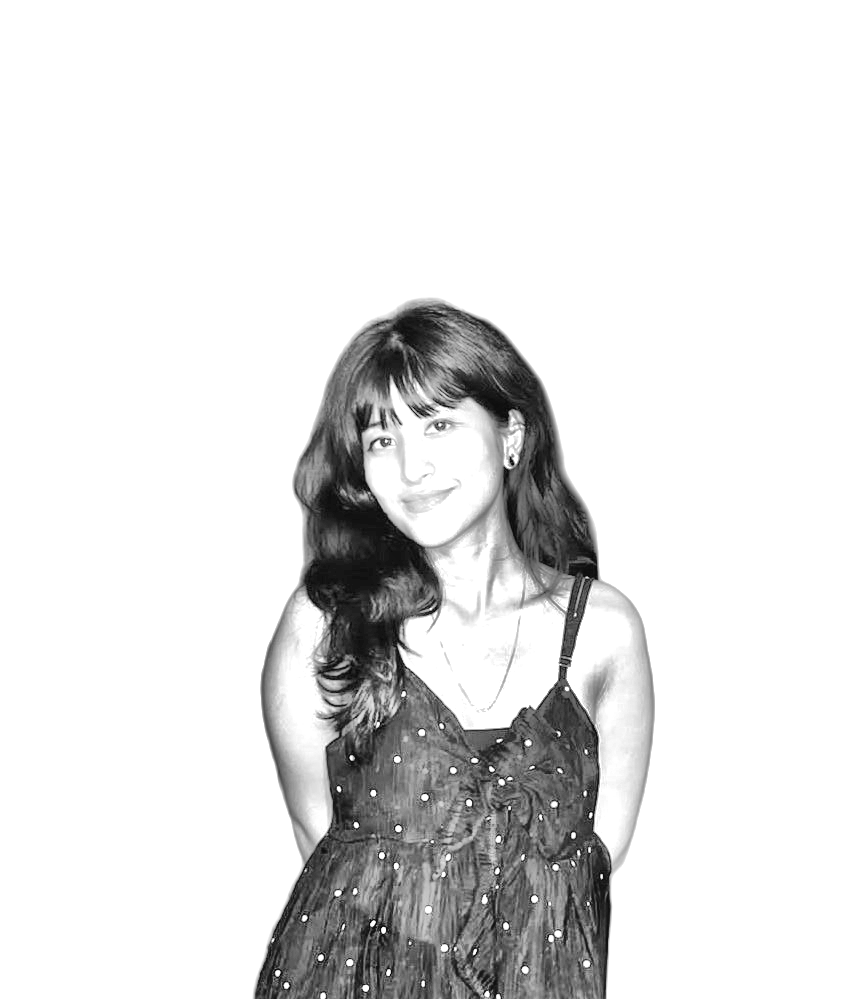
#> input picture source-prepped.png, 863 x 999 px, found by its file name
$ python make_ascii_svg.py
#> lines starting #> are read from the running program, lines starting #| are printed output that depends on the picture
"""
Convert source-prepped.png to a self-typing ASCII portrait SVG.
Automatically crops empty rows and preserves aspect ratio.
"""

from PIL import Image
import numpy as np

COLS = 90
MAX_ROWS = 60

RAMP = " .`':-=+*cso#%@"

CHAR_W = 7.2
CHAR_H = 14
FONT_SIZE = 12

PAD_X = 10
PAD_Y = 18

FILL_COLOR = "#c9d1d9"
BG_COLOR = "#0d1117"

ANIM_DELAY_PER_ROW = 0.045


img = Image.open("source-prepped.png").convert("L")
#> img is the input picture: PIL image 863x999 L; min 10, max 255, mean 225.7

# Preserve aspect ratio
w, h = img.size
#> w = 863; h = 999
new_h = int(h * COLS / w)
#> new_h = 104

if new_h > MAX_ROWS:
    scale = MAX_ROWS / new_h
#> scale = 0.577
    new_h = MAX_ROWS
    new_w = int(COLS * scale)
#> new_w = 51
else:
    new_w = COLS

img = img.resize((new_w, new_h), Image.LANCZOS)
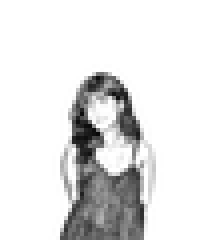
#> img: PIL image 51x60 L (shown 4 times larger); min 9, max 255, mean 225.4

# Center on white canvas
canvas = Image.new("L", (COLS, MAX_ROWS), 255)
#> canvas: PIL image 90x60 L; every value is 255

offset_x = (COLS - new_w) // 2
#> offset_x = 19
offset_y = (MAX_ROWS - new_h) // 2

canvas.paste(img, (offset_x, offset_y))
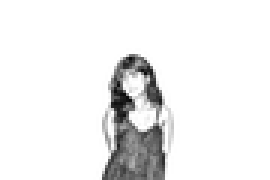
#> canvas: PIL image 90x60 L (shown 3 times larger); min 9, max 255, mean 238.2

pixels = np.array(canvas)


ascii_rows = []

for row in pixels:
    line = "".join(
        RAMP[int(px / 255 * (len(RAMP) - 1))]
        for px in row
    )
    ascii_rows.append(line)
#> this loop made 60 passes
#> after the loop, ascii_rows = 60 items


def is_blank(line):
    useful = line.translate(str.maketrans("", "", " .`':"))
    return len(useful) < 10


while ascii_rows and is_blank(ascii_rows[0]):
    ascii_rows.pop(0)
#> this loop made 0 passes

while ascii_rows and is_blank(ascii_rows[-1]):
    ascii_rows.pop()

ROWS = len(ascii_rows)
#> ROWS = 60

SVG_W = int(COLS * CHAR_W + PAD_X * 2)
SVG_H = int((ROWS - 1) * CHAR_H + PAD_Y * 2)
#> SVG_H = 862


lines = [
    f'<svg viewBox="0 0 {SVG_W} {SVG_H}" xmlns="http://www.w3.org/2000/svg" width="{SVG_W}" height="{SVG_H}">',
    f'<rect width="100%" height="100%" fill="{BG_COLOR}"/>',
    "<style>",
    f'text {{ font-family: "Courier New", Courier, monospace; font-size:{FONT_SIZE}px; fill:{FILL_COLOR}; white-space:pre; }}'
]

for i in range(ROWS):
    delay = i * ANIM_DELAY_PER_ROW
    lines.append(
        f'.r{i}{{animation:reveal .001s {delay:.3f}s forwards;opacity:0;}}'
    )
#> after the loop, lines = 64 items

lines.append("@keyframes reveal{to{opacity:1;}}")
lines.append("</style>")

for i, row in enumerate(ascii_rows):

    y = PAD_Y + i * CHAR_H

    row = (
        row.replace("&", "&amp;")
           .replace("<", "&lt;")
           .replace(">", "&gt;")
           .replace('"', "&quot;")
    )

    lines.append(
        f'<text class="r{i}" x="{PAD_X}" y="{y}">{row}</text>'
    )
#> this loop made 60 passes
#> y on passes 1 to 12: 18, 32, 46, 60, 74, 88, 102, 116, 130, 144, 158, 172
#> after the loop, lines = 126 items

lines.append("</svg>")

with open("ruru-ascii.svg", "w") as f:
    f.write("\n".join(lines))

print(f"Generated {ROWS} rows")
#| Generated 60 rows
print(f"SVG size : {SVG_W} x {SVG_H}")
#| SVG size : 668 x 862
